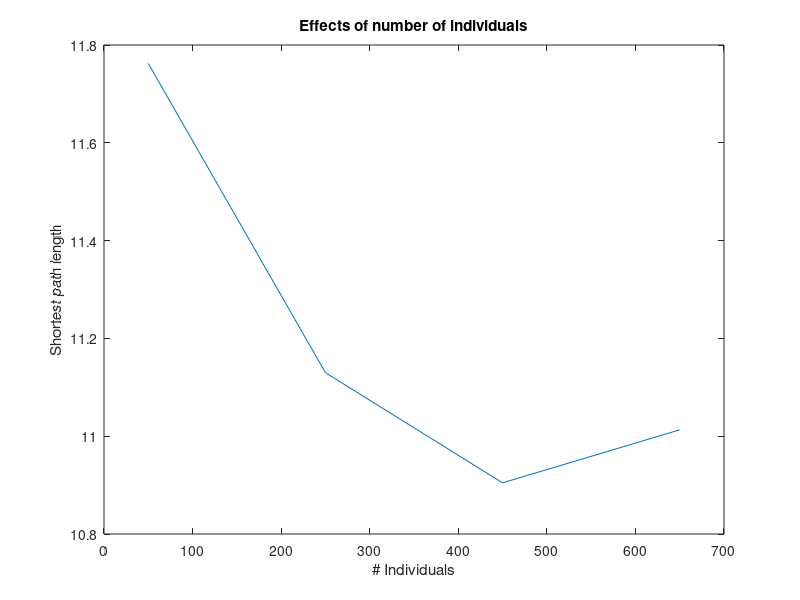

This chart was generated by the following MATLAB code:
A = [11.76232	11.12988	10.90464	11.013];
X = [50 250 450 650];

plot(X,A)
ylabel('Shortest path length')
xlabel('# Individuals')


title('Effects of number of individuals')
